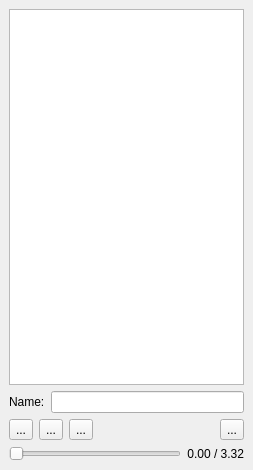
<?xml version="1.0" encoding="UTF-8"?>
<ui version="4.0">
 <class>AnimationViewer</class>
 <widget class="QDockWidget" name="AnimationViewer">
  <property name="geometry">
   <rect>
    <x>0</x>
    <y>0</y>
    <width>253</width>
    <height>470</height>
   </rect>
  </property>
  <property name="minimumSize">
   <size>
    <width>250</width>
    <height>216</height>
   </size>
  </property>
  <property name="windowTitle">
   <string>A&amp;nimations</string>
  </property>
  <widget class="QWidget" name="dockWidgetContents">
   <layout class="QVBoxLayout" name="verticalLayout_2">
    <item>
     <widget class="QListView" name="list"/>
    </item>
    <item>
     <layout class="QHBoxLayout" name="horizontalLayout_3">
      <item>
       <widget class="QLabel" name="label_2">
        <property name="text">
         <string>Name:</string>
        </property>
       </widget>
      </item>
      <item>
       <widget class="QLineEdit" name="name"/>
      </item>
     </layout>
    </item>
    <item>
     <layout class="QHBoxLayout" name="horizontalLayout">
      <item>
       <widget class="QToolButton" name="rewind">
        <property name="text">
         <string>...</string>
        </property>
        <property name="icon">
         <iconset resource="../resource/ackui.qrc">
          <normaloff>:/icons/rewind.png</normaloff>:/icons/rewind.png</iconset>
        </property>
       </widget>
      </item>
      <item>
       <widget class="QToolButton" name="stop">
        <property name="text">
         <string>...</string>
        </property>
        <property name="icon">
         <iconset resource="../resource/ackui.qrc">
          <normaloff>:/icons/stop.png</normaloff>:/icons/stop.png</iconset>
        </property>
       </widget>
      </item>
      <item>
       <widget class="QToolButton" name="play">
        <property name="text">
         <string>...</string>
        </property>
        <property name="icon">
         <iconset resource="../resource/ackui.qrc">
          <normaloff>:/icons/play.png</normaloff>:/icons/play.png</iconset>
        </property>
       </widget>
      </item>
      <item>
       <spacer name="horizontalSpacer">
        <property name="orientation">
         <enum>Qt::Horizontal</enum>
        </property>
        <property name="sizeHint" stdset="0">
         <size>
          <width>40</width>
          <height>20</height>
         </size>
        </property>
       </spacer>
      </item>
      <item>
       <widget class="QToolButton" name="remove">
        <property name="text">
         <string>...</string>
        </property>
        <property name="icon">
         <iconset resource="../resource/ackui.qrc">
          <normaloff>:/icons/delete.png</normaloff>:/icons/delete.png</iconset>
        </property>
       </widget>
      </item>
     </layout>
    </item>
    <item>
     <layout class="QHBoxLayout" name="horizontalLayout_2">
      <item>
       <widget class="QSlider" name="progress">
        <property name="orientation">
         <enum>Qt::Horizontal</enum>
        </property>
       </widget>
      </item>
      <item>
       <widget class="QLabel" name="position">
        <property name="sizePolicy">
         <sizepolicy hsizetype="Preferred" vsizetype="Minimum">
          <horstretch>0</horstretch>
          <verstretch>0</verstretch>
         </sizepolicy>
        </property>
        <property name="text">
         <string>0.00 / 3.32</string>
        </property>
        <property name="alignment">
         <set>Qt::AlignRight|Qt::AlignTrailing|Qt::AlignVCenter</set>
        </property>
       </widget>
      </item>
     </layout>
    </item>
   </layout>
  </widget>
 </widget>
 <resources>
  <include location="../resource/ackui.qrc"/>
 </resources>
 <connections/>
</ui>
